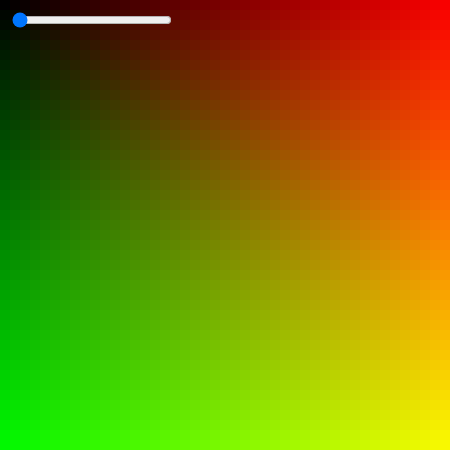
Frame 1 (no input)
Frame 60 (no input): identical to frame 1, image omitted
Frame 120 (the mouse pressed at the canvas centre since frame 60): identical to frame 1, image omitted

The p5.js sketch that drew this single still picture (run headless with seeded random() and noise() and a simulated clock; from frame 60 on, the mouse is pressed at the canvas centre):

// p5.js sketch
// ── sketch.js
//Two colour selector :)

//After choosing a colour value for red green or blue, this program displays all possible combinations for your input colour

////Next to implement: 

//Remove the copy and pasted code from the program!!!

//a button that allows you to toggle between red green and blue instead of doing k = 0,1,2, yuck

//When pressing on background, tells you the hex and numbered value for that colour

k = 2;
function setup() {
  createCanvas(450, 450);

  // Creates a slider and places it at the top of the canvas.
  slider = createSlider(0, 255, 0);
  slider.position(10, 10);
  slider.size(160);
}

function draw() {
  s = 10; //square size
  noStroke();

    
    //The loop below draws squares for entire
    //width of window.
    i = 0;
    while (i < width) {
      
      //Draws squares across the height of window for a given width
      j = 0;
      while (j < height) {
        if (k == 0){
          r = slider.value()
          b = map(j, 0, width, 0, 255);
          g = map(i, 0, height, 0, 255);
          
        } else if (k == 1){
          r = map(i, 0, height, 0, 255);
          b = map(j, 0, width, 0, 255);
          g = slider.value()
          
        } else if (k == 2){
          r = map(i, 0, height, 0, 255);
          g = map(j, 0, width, 0, 255);
          b = slider.value()
        } else{
          k = 0
          print("Setting red as the slider value.")
          continue
        }
        fill(r, g, b);
        rect(i, j, s);
        j += s;
      }
      i += s;
    }
  
}

function mousePressed(){
  print("for k = 0")
  print(round(mouseX/width * 255), round(mouseY/height * 255), r)
}
